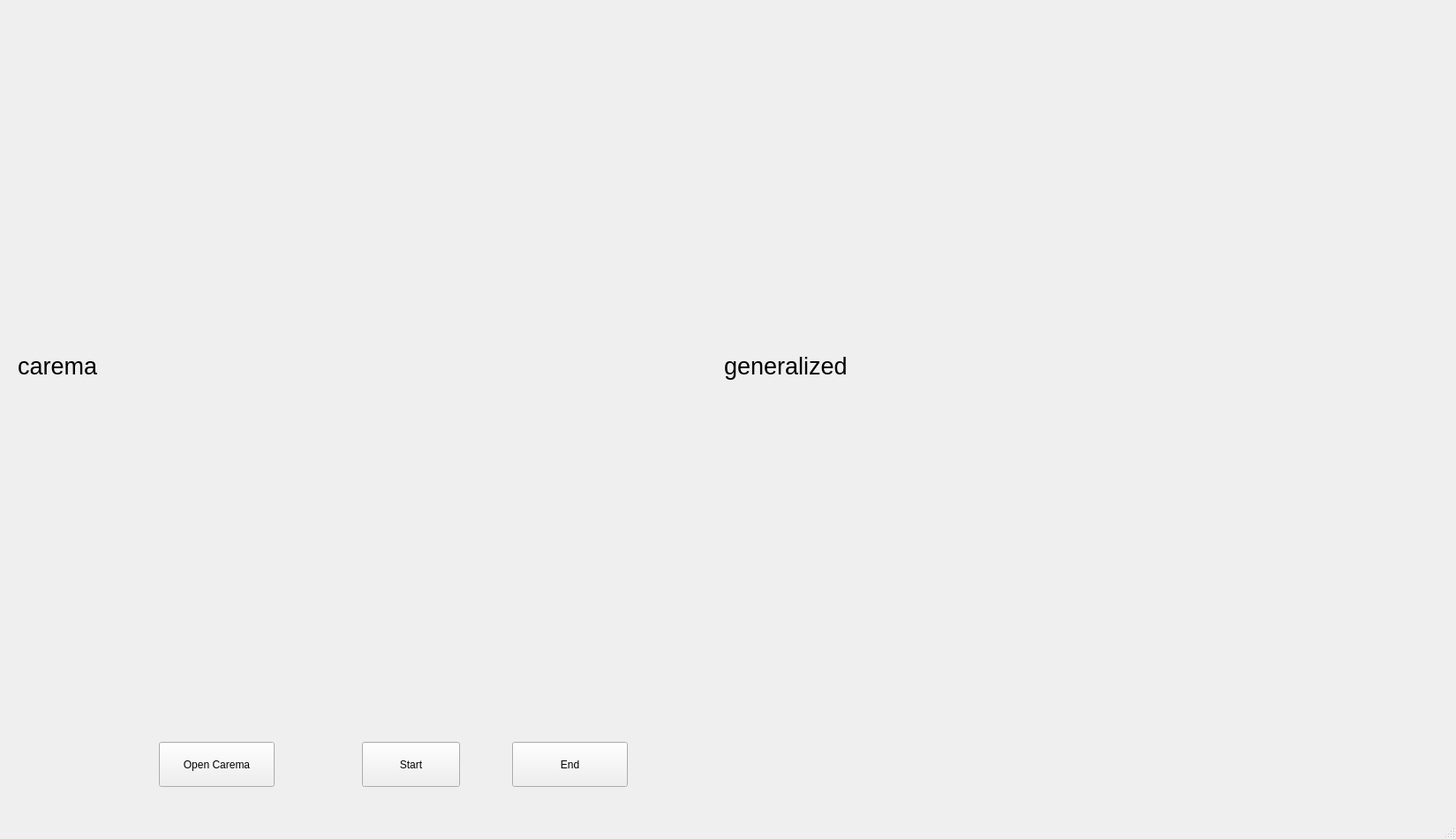
<?xml version="1.0" encoding="UTF-8"?>
<ui version="4.0">
 <class>MainWindow</class>
 <widget class="QMainWindow" name="MainWindow">
  <property name="geometry">
   <rect>
    <x>0</x>
    <y>0</y>
    <width>1649</width>
    <height>950</height>
   </rect>
  </property>
  <property name="windowTitle">
   <string>MainWindow</string>
  </property>
  <widget class="QWidget" name="centralwidget">
   <widget class="QPushButton" name="open">
    <property name="geometry">
     <rect>
      <x>180</x>
      <y>840</y>
      <width>131</width>
      <height>51</height>
     </rect>
    </property>
    <property name="text">
     <string>Open Carema</string>
    </property>
   </widget>
   <widget class="QPushButton" name="end">
    <property name="geometry">
     <rect>
      <x>580</x>
      <y>840</y>
      <width>131</width>
      <height>51</height>
     </rect>
    </property>
    <property name="text">
     <string>End</string>
    </property>
   </widget>
   <widget class="QLabel" name="original">
    <property name="geometry">
     <rect>
      <x>20</x>
      <y>30</y>
      <width>769</width>
      <height>769</height>
     </rect>
    </property>
    <property name="font">
     <font>
      <pointsize>20</pointsize>
     </font>
    </property>
    <property name="text">
     <string>carema</string>
    </property>
   </widget>
   <widget class="QPushButton" name="start">
    <property name="geometry">
     <rect>
      <x>410</x>
      <y>840</y>
      <width>111</width>
      <height>51</height>
     </rect>
    </property>
    <property name="text">
     <string>Start</string>
    </property>
   </widget>
   <widget class="QLabel" name="process">
    <property name="geometry">
     <rect>
      <x>820</x>
      <y>30</y>
      <width>769</width>
      <height>769</height>
     </rect>
    </property>
    <property name="font">
     <font>
      <pointsize>20</pointsize>
     </font>
    </property>
    <property name="text">
     <string>generalized</string>
    </property>
   </widget>
  </widget>
  <widget class="QMenuBar" name="menubar">
   <property name="geometry">
    <rect>
     <x>0</x>
     <y>0</y>
     <width>1649</width>
     <height>23</height>
    </rect>
   </property>
  </widget>
  <widget class="QStatusBar" name="statusbar"/>
 </widget>
 <resources/>
 <connections/>
</ui>
